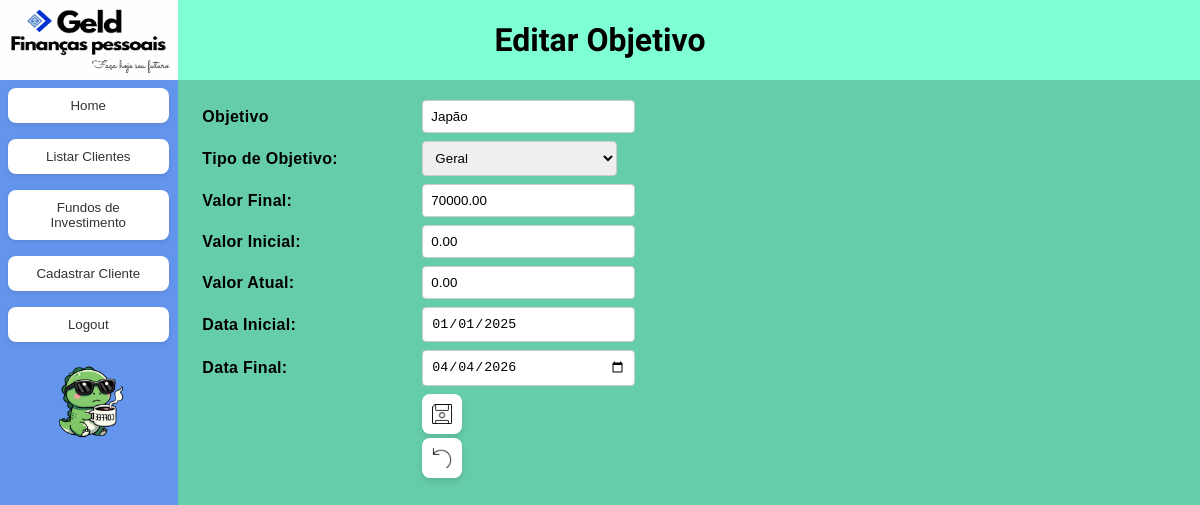
Page /objetivo/1/edit (signed in) on the earlier database version.
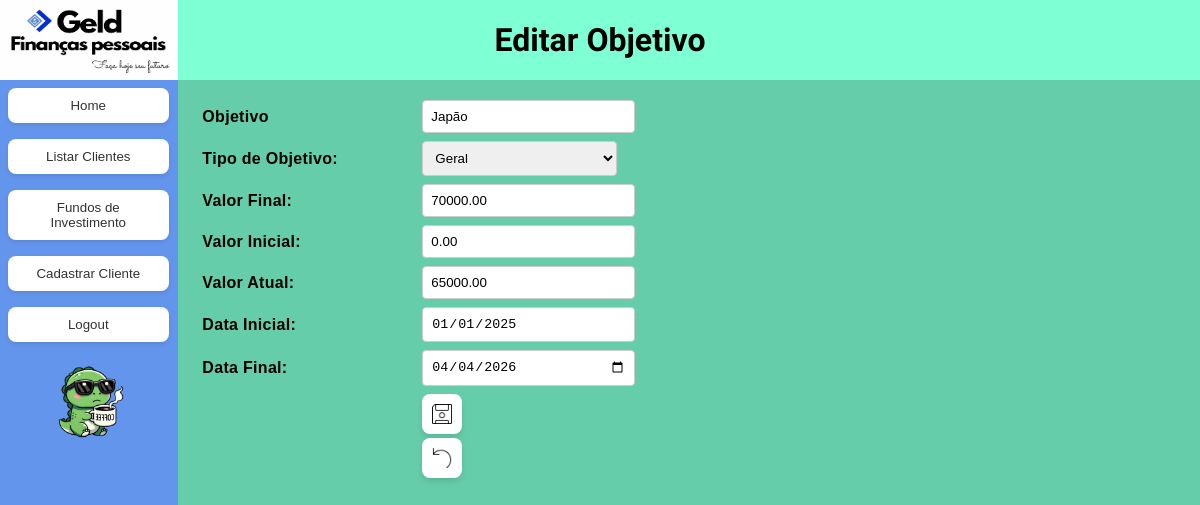
Same page on the later database version.
### app/models/geld_models.py (models this page shows, shortened)
class Objetivo(Base):
    __tablename__ = 'objetivos'
    id = Column(Integer, primary_key = True)
    cliente_id = Column(Integer, ForeignKey('clientes.id'), nullable = False)
    nome_objetivo = Column(String, nullable =False)
    tipo_objetivo = Column(Enum(TipoObjetivoEnum), nullable=False, default=TipoObjetivoEnum.geral)
    valor_final = Column(Numeric(15,2), nullable = False)
    valor_real = Column(Numeric(15,2), nullable = False)
    valor_inicial = Column(Numeric(15,2), nullable = False)
    data_inicial = Column(DateTime, nullable = False)
    data_final = Column(DateTime, nullable = False)
    cliente = relationship("Cliente", back_populates = "objetivos")

### app/routes/objetivo.py (the view, shortened to what this page needs)
@objetivo_bp.route('/objetivo/<int:objetivo_id>/edit', methods=['GET', 'POST'])
@login_required
def edit_objetivo(objetivo_id):
    try:
        db = create_session()
        global_service = GlobalServices(db)
        if request.method == 'GET':
            objetivo = global_service.get_by_id(Objetivo, objetivo_id)
            print(f"Objetivo encontrado: {objetivo.id}")
            if not objetivo:
                flash('Objetivo não encontrado.')
                return redirect(url_for('objetivo.listar_objetivos'))
            cliente = global_service.get_by_id(Cliente, objetivo.cliente_id)
            print(f"Cliente encontrado: {cliente.nome}")
            return render_template('objetivo/edit_objetivo.html', objetivo=objetivo,  cliente=cliente)
    finally:
        db.close()

### app/models/geld_models.py (called while the page is built)
def create_session():
    engine = create_engine(DATABASE_URL)
    Session = sessionmaker(bind = engine)
    return Session()

### app/services/global_services.py (called while the page is built)
def login_required(f):
    @wraps(f)
    def decorated_function(*args, **kwargs):
        if 'logged_in' not in session:
            return redirect(url_for('auth.login'))
        return f(*args, **kwargs)
    return decorated_function

    def get_by_id(self, model_class: Type[class_set], instance_id: int)-> Optional[class_set]:
        try:
            return self.db.query(model_class).filter(model_class.id == instance_id).first()
        except Exception as e:
            raise e

### app/templates/objetivo/edit_objetivo.html (shortened to what this page needs)
{% extends "base.html" %}
{% block header %}Editar Objetivo{% endblock %}
{% block content %}
<div class="center">
    <form method="POST" action="{{ url_for('objetivo.edit_objetivo', objetivo_id=objetivo.id) }}">
        <div class="label">
            <label for="nome_objetivo">Objetivo</label>
            <input type="text" id="nome_objetivo" name="nome_objetivo" value="{{ objetivo.nome_objetivo }}" required>
        </div>
        <div class="label">
            <label for="tipo_objetivo">Tipo de Objetivo:</label>
            <select id="tipo_objetivo" name="tipo_objetivo" required>
                <option value="geral" {% if objetivo.tipo_objetivo.value == 'geral' %}selected{% endif %}>Geral</option>
            </select>
        </div>
        <div class="label">
            <label for="valor_final">Valor Final:</label>
            <input type="number" step="0.01" id="valor_final" name="valor_final" value="{{ objetivo.valor_final }}" required>
        </div>
        <div class="label">
            <label for="valor_inicial">Valor Inicial:</label>
            <input type="number" step="0.01" id="valor_inicial" name="valor_inicial" value="{{ objetivo.valor_inicial }}" readonly>
        </div>
        <div class="label">
            <label for="valor_real">Valor Atual:</label>
            <input type="number" step="0.01" id="valor_real" name="valor_real" value="{{ objetivo.valor_real }}" required>
        </div>
        <div class="label">
            <label for="data_inicial">Data Inicial: </label>
            <input type="date" id="data_inicial" name="data_inicial" value="{{ objetivo.data_inicial.strftime('%Y-%m-%d') }}" readonly>
        </div>
        <div class="label">
            <label for="data_final">Data Final: </label>
            <input type="date" id="data_final" name="data_final" value="{{ objetivo.data_final.strftime('%Y-%m-%d') }}" required>
        </div>
        <div class="label" style="margin-top: 20px;">
            <label></label>
            <div>
                <button type="submit" class="smlBtn"><img src="{{ url_for('static', filename='icons/save.png') }}" class="sml-btn-icon"></button>
                <button type="button" class="smlBtn" onclick="window.location.href=`{{ url_for('objetivo.listar_objetivos', cliente_id=cliente.id) }}`">
                <img src="{{ url_for('static', filename='icons/back.png') }}" class="sml-btn-icon"></button>
            </div>
    </form>
</div>
{% endblock %}

### app/templates/base.html (shortened to what this page needs)
<!DOCTYPE html>
<html lang="en">
<head>
    <link href="{{ url_for('static', filename='styles.css') }}" rel="stylesheet">
</head>
<body>
    <header class="header">
        <img class="logo" src="/static/geld.png" alt="image error">
        <h1>{% block header %}{% endblock %}</h1>
    </header>
    <div class="sidebar">
        <a href="{{ url_for('dashboard.cliente_dashboard')}}"><button class="sideBtn">Home</button></a>
        <a href="{{ url_for('cliente.listar_clientes') }}"><button class="sideBtn">Listar Clientes</button></a>
        <a href="{{ url_for('fundos.listar_fundos') }}"><button class="sideBtn">Fundos de Investimento</button></a>
        <a href="{{ url_for('cliente.register_client') }}"><button class="sideBtn">Cadastrar Cliente</button></a>
        <a href="{{ url_for('auth.logout') }}"><button class="sideBtn">Logout</button></a>
        <a href="https://taddei.pythonanywhere.com/" target="_blank" rel="noopener noreferrer" title="Ir para o website"><img class="geldswald" src="{{ url_for('static', filename='geldswald.png') }}" alt="Geldswald logo"></a>
    </div>
    <div class="center">
        {% block content %}{% endblock %}
    </div>
</body>
</html>

### app/static/styles.css (style rules this page uses)
.header { font-family: 'League Spartan', sans-serif; background-color: aquamarine; position: fixed; z-index: 100; width: 100%; top: 0; left: 0; display:flex; height: 10vh; align-items: center; justify-content: center; text-align: center; }
.sidebar { background-color:cornflowerblue; position: fixed; top: 10%; width: calc(10vh * (903 / 405)); height: 90vh; left: 0; overflow-y: auto; padding-bottom: 20px; box-sizing: border-box; }
.center { background-color: mediumaquamarine; position: fixed; padding-left: 2%; padding-top: 1%; top: 10%; left: calc(10vh * (903 / 405)); width: calc(100% - (10vh * (903 / 405))); height: 90%; overflow-y: scroll; font-family: 'Poppins', sans-serif; letter-spacing: 0.3px; box-sizing: border-box; }
form { display: table; border-collapse: separate; border-spacing: 0 .5rem; }
.label { display: table-row; }
.label label { display: table-cell; width: 200px; padding-right: 20px; vertical-align: middle; font-weight: bold; }
.label input, .label select { display: table-cell; width: 100%; padding: 8px; border: 1px solid #ccc; border-radius: 4px; }
.sideBtn { background-color: #ffffff; border: none; border-radius: 8px; padding: 10px 20px; margin: 8px; width: 90%; color: #333; font-weight: 500; transition: all 0.3s ease; box-shadow: 0 2px 4px rgba(0,0,0,0.1); }
.smlBtn { background-color: #ffffff; border: none; border-radius: 8px; padding: 5px 10px; width: 40px; color: #333; font-weight: 600; font-size: 16px; transition: all 0.3s ease; box-shadow: 0 4px 6px rgba(0,0,0,0.1); text-align: right; position: relative; margin-bottom: 2%; display:flow-root; height: 40px; }
.sml-btn-icon { position:absolute; transform: translateY(-50%); width: 30px; height: 30px; object-fit: contain; }
img { max-width: 50%; height: auto; display: block; margin-left: auto; margin-right: auto; }
.logo { height: 100%; display: flex; left: 0; width: calc(10vh * (903 / 405)); position: absolute; }
.geldswald { max-height: 20%; padding: 5%; transition: transform 0.3s ease, box-shadow 0.3s ease; position: relative; }

Differences in the rows shown:
changed Objetivo "Japão": valor_real "0.00" → "65000.00"
